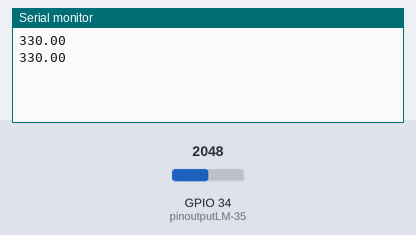
Bench run of a sketch on a simulated ESP32. Parts: the last lines printed to the serial monitor. The test bench sets the inputs (shaded band); at power-on: GPIO 34 (pinoutputLM-35) = 2048.

Above: at 1.8 s.
1.9 s: GPIO 34 (pinoutputLM-35) set to 2866
At 2.8 s:
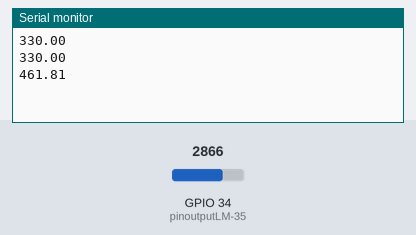
3.4 s: GPIO 34 (pinoutputLM-35) set to 3603
At 4.6 s:
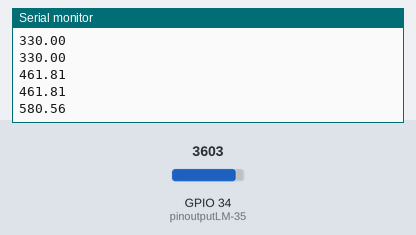
Timing chart, 0 to 6.4 s (numbered marks = the images above; inputs shaded):
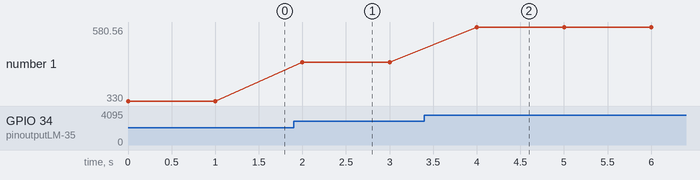

Measured:
- after the input at 1.9 s, the serial monitor: prints a new line after 0.10 s (image 1)
- after the input at 3.4 s, the serial monitor: prints a new line after 0.60 s (image 2)
- plotted number 1: 330 → 461.81 after the input at 1.9 s, 461.81 → 580.56 after the input at 3.4 s

The sketch:

suhuLM35.ino
```cpp
float suhu;

void setup() {
  Serial.begin(9600);
  pinMode(34, INPUT); // pinoutputLM-35 }
}

void loop() {
  suhu = analogRead(34) * 3.3/ 2048 / 0.01;
  Serial.println(suhu);
  delay(1000);
}
```
